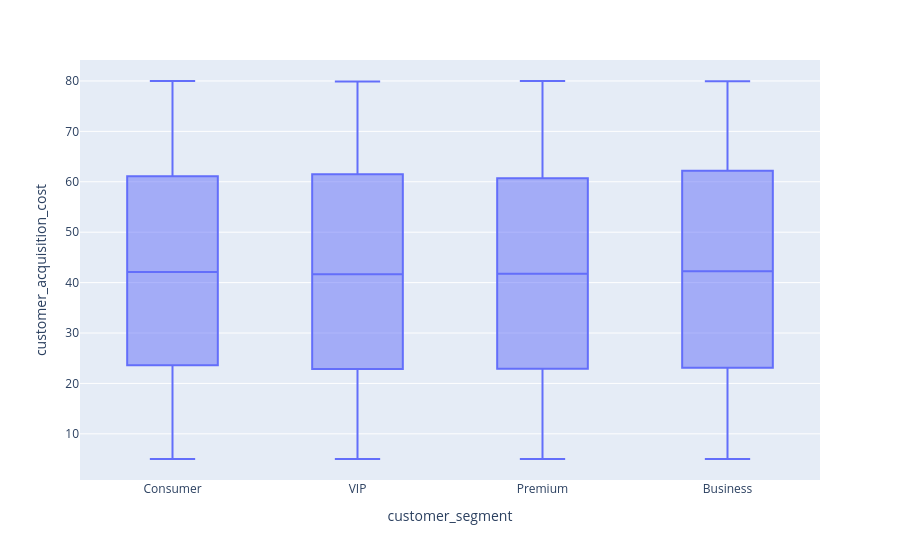

Here is the notebook cell this chart was saved with:
### Code cell
px.box(data_frame=df,x='customer_segment',y='customer_acquisition_cost')

### Figure 1 — Plotly figure (JSON) as saved in the notebook; plotly's stock layout.template omitted (floating-point values rounded to 4 significant figures; data arrays with more than 128 entries replaced by an {"elided": "..."} marker saying what was removed)
{"data": [{"alignmentgroup": "True", "hovertemplate": "customer_segment=%{x}<br>customer_acquisition_cost=%{y}<extra></extra>", "legendgroup": "", "marker": {"color": "#636efa"}, "name": "", "notched": false, "offsetgroup": "", "orientation": "v", "showlegend": false, "type": "box", "x": {"elided": "25000 str values"}, "x0": " ", "xaxis": "x", "y": {"elided": "25000 float values"}, "y0": " ", "yaxis": "y"}], "layout": {"boxmode": "group", "legend": {"tracegroupgap": 0}, "margin": {"t": 60}, "xaxis": {"anchor": "y", "domain": [0, 1], "title": {"text": "customer_segment"}}, "yaxis": {"anchor": "x", "domain": [0, 1], "title": {"text": "customer_acquisition_cost"}}}}
